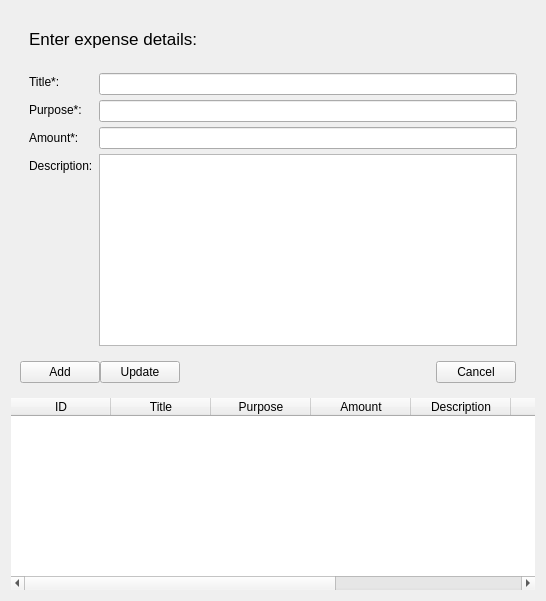
         <widget class="QWidget" name="expense_page">
          <property name="cursor">
           <cursorShape>PointingHandCursor</cursorShape>
          </property>
          <layout class="QVBoxLayout" name="verticalLayout_19">
           <item>
            <widget class="QFrame" name="expense_add_frame_2">
             <property name="sizePolicy">
              <sizepolicy hsizetype="Preferred" vsizetype="Preferred">
               <horstretch>0</horstretch>
               <verstretch>0</verstretch>
              </sizepolicy>
             </property>
             <property name="maximumSize">
              <size>
               <width>600</width>
               <height>16777215</height>
              </size>
             </property>
             <property name="frameShape">
              <enum>QFrame::NoFrame</enum>
             </property>
             <property name="frameShadow">
              <enum>QFrame::Raised</enum>
             </property>
             <layout class="QVBoxLayout" name="verticalLayout_13">
              <item>
               <widget class="QFrame" name="frame">
                <property name="frameShape">
                 <enum>QFrame::NoFrame</enum>
                </property>
                <property name="frameShadow">
                 <enum>QFrame::Raised</enum>
                </property>
                <layout class="QVBoxLayout" name="verticalLayout_15">
                 <item alignment="Qt::AlignTop">
                  <widget class="QLabel" name="headingLabel">
                   <property name="font">
                    <font>
                     <pointsize>13</pointsize>
                     <weight>50</weight>
                     <bold>false</bold>
                    </font>
                   </property>
                   <property name="text">
                    <string>Enter expense details:</string>
                   </property>
                   <property name="alignment">
                    <set>Qt::AlignLeading|Qt::AlignLeft|Qt::AlignVCenter</set>
                   </property>
                  </widget>
                 </item>
                </layout>
               </widget>
              </item>
              <item>
               <widget class="QFrame" name="frame_2">
                <property name="sizePolicy">
                 <sizepolicy hsizetype="Preferred" vsizetype="Preferred">
                  <horstretch>0</horstretch>
                  <verstretch>0</verstretch>
                 </sizepolicy>
                </property>
                <property name="frameShape">
                 <enum>QFrame::NoFrame</enum>
                </property>
                <property name="frameShadow">
                 <enum>QFrame::Raised</enum>
                </property>
                <layout class="QHBoxLayout" name="horizontalLayout_12">
                 <item alignment="Qt::AlignLeft|Qt::AlignTop">
                  <widget class="QFrame" name="frame_5">
                   <property name="frameShape">
                    <enum>QFrame::NoFrame</enum>
                   </property>
                   <property name="frameShadow">
                    <enum>QFrame::Raised</enum>
                   </property>
                   <layout class="QVBoxLayout" name="verticalLayout_17">
                    <property name="spacing">
                     <number>14</number>
                    </property>
                    <property name="leftMargin">
                     <number>0</number>
                    </property>
                    <property name="topMargin">
                     <number>2</number>
                    </property>
                    <property name="rightMargin">
                     <number>0</number>
                    </property>
                    <property name="bottomMargin">
                     <number>0</number>
                    </property>
                    <item>
                     <widget class="QLabel" name="titleLable">
                      <property name="text">
                       <string>Title*:</string>
                      </property>
                     </widget>
                    </item>
                    <item>
                     <widget class="QLabel" name="purposeLabel">
                      <property name="text">
                       <string>Purpose*:</string>
                      </property>
                     </widget>
                    </item>
                    <item>
                     <widget class="QLabel" name="amountLable">
                      <property name="text">
                       <string>Amount*:</string>
                      </property>
                     </widget>
                    </item>
                    <item>
                     <widget class="QLabel" name="descriptionLabel">
                      <property name="text">
                       <string>Description:</string>
                      </property>
                      <property name="margin">
                       <number>0</number>
                      </property>
                     </widget>
                    </item>
                   </layout>
                  </widget>
                 </item>
                 <item>
                  <widget class="QFrame" name="frame_4">
                   <property name="frameShape">
                    <enum>QFrame::NoFrame</enum>
                   </property>
                   <property name="frameShadow">
                    <enum>QFrame::Raised</enum>
                   </property>
                   <layout class="QVBoxLayout" name="verticalLayout_18">
                    <property name="spacing">
                     <number>5</number>
                    </property>
                    <property name="leftMargin">
                     <number>0</number>
                    </property>
                    <property name="topMargin">
                     <number>0</number>
                    </property>
                    <property name="rightMargin">
                     <number>0</number>
                    </property>
                    <property name="bottomMargin">
                     <number>0</number>
                    </property>
                    <item>
                     <widget class="QLineEdit" name="titleLineEdit"/>
                    </item>
                    <item>
                     <widget class="QLineEdit" name="purposeLineEdit"/>
                    </item>
                    <item>
                     <widget class="QLineEdit" name="amountLineEdit"/>
                    </item>
                    <item>
                     <widget class="QTextEdit" name="descriptionTextEdit"/>
                    </item>
                   </layout>
                  </widget>
                 </item>
                </layout>
               </widget>
              </item>
              <item>
               <widget class="QFrame" name="frame_3">
                <property name="frameShape">
                 <enum>QFrame::NoFrame</enum>
                </property>
                <property name="frameShadow">
                 <enum>QFrame::Raised</enum>
                </property>
                <layout class="QHBoxLayout" name="horizontalLayout_4">
                 <property name="spacing">
                  <number>0</number>
                 </property>
                 <property name="leftMargin">
                  <number>0</number>
                 </property>
                 <property name="topMargin">
                  <number>0</number>
                 </property>
                 <property name="rightMargin">
                  <number>10</number>
                 </property>
                 <property name="bottomMargin">
                  <number>0</number>
                 </property>
                 <item>
                  <widget class="QPushButton" name="addButton_3">
                   <property name="cursor">
                    <cursorShape>PointingHandCursor</cursorShape>
                   </property>
                   <property name="text">
                    <string>Add</string>
                   </property>
                   <property name="icon">
                    <iconset resource="resources.qrc">
                     <normaloff>:/icons/icons/plus.png</normaloff>:/icons/icons/plus.png</iconset>
                   </property>
                  </widget>
                 </item>
                 <item>
                  <widget class="QPushButton" name="updateButton_3">
                   <property name="cursor">
                    <cursorShape>PointingHandCursor</cursorShape>
                   </property>
                   <property name="text">
                    <string>Update</string>
                   </property>
                   <property name="icon">
                    <iconset resource="resources.qrc">
                     <normaloff>:/icons/icons/book.png</normaloff>:/icons/icons/book.png</iconset>
                   </property>
                  </widget>
                 </item>
                 <item>
                  <spacer name="horizontalSpacer_3">
                   <property name="orientation">
                    <enum>Qt::Horizontal</enum>
                   </property>
                   <property name="sizeHint" stdset="0">
                    <size>
                     <width>256</width>
                     <height>20</height>
                    </size>
                   </property>
                  </spacer>
                 </item>
                 <item>
                  <widget class="QPushButton" name="cancelButton_3">
                   <property name="text">
                    <string>Cancel</string>
                   </property>
                   <property name="icon">
                    <iconset resource="resources.qrc">
                     <normaloff>:/icons/icons/cross.png</normaloff>:/icons/icons/cross.png</iconset>
                   </property>
                  </widget>
                 </item>
                </layout>
               </widget>
              </item>
             </layout>
            </widget>
           </item>
           <item>
            <widget class="QFrame" name="expense_list_frame_2">
             <property name="sizePolicy">
              <sizepolicy hsizetype="Preferred" vsizetype="MinimumExpanding">
               <horstretch>0</horstretch>
               <verstretch>0</verstretch>
              </sizepolicy>
             </property>
             <property name="frameShape">
              <enum>QFrame::NoFrame</enum>
             </property>
             <property name="frameShadow">
              <enum>QFrame::Raised</enum>
             </property>
             <layout class="QVBoxLayout" name="verticalLayout_20">
              <property name="spacing">
               <number>0</number>
              </property>
              <property name="leftMargin">
               <number>0</number>
              </property>
              <property name="topMargin">
               <number>0</number>
              </property>
              <property name="rightMargin">
               <number>0</number>
              </property>
              <property name="bottomMargin">
               <number>0</number>
              </property>
              <item>
               <widget class="QTableWidget" name="tableWidget_3">
                <property name="frameShape">
                 <enum>QFrame::NoFrame</enum>
                </property>
                <property name="editTriggers">
                 <set>QAbstractItemView::NoEditTriggers</set>
                </property>
                <attribute name="horizontalHeaderMinimumSectionSize">
                 <number>57</number>
                </attribute>
                <attribute name="horizontalHeaderDefaultSectionSize">
                 <number>100</number>
                </attribute>
                <column>
                 <property name="text">
                  <string>ID</string>
                 </property>
                </column>
                <column>
                 <property name="text">
                  <string>Title</string>
                 </property>
                </column>
                <column>
                 <property name="text">
                  <string>Purpose</string>
                 </property>
                </column>
                <column>
                 <property name="text">
                  <string>Amount</string>
                 </property>
                </column>
                <column>
                 <property name="text">
                  <string>Description</string>
                 </property>
                </column>
                <column>
                 <property name="text">
                  <string>Added at</string>
                 </property>
                </column>
                <column>
                 <property name="text">
                  <string/>
                 </property>
                </column>
                <column>
                 <property name="text">
                  <string/>
                 </property>
                </column>
               </widget>
              </item>
             </layout>
            </widget>
           </item>
          </layout>
         </widget>
